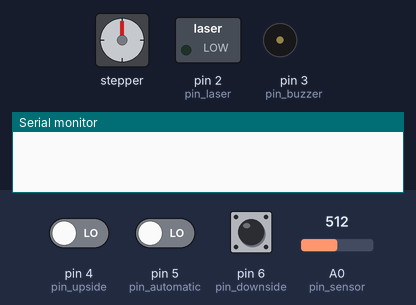
Simulated run of this sketch. Board: Arduino Uno, built with avr-gcc and run on an emulated ATmega328P. Shown: stepper motor, switched loads named in the sketch (green lamp = pin HIGH), buzzer (waves = sounding, pin HIGH), the last lines printed to the serial monitor. The inputs (shaded band) are chosen by the test bench; at power-on: pin 5 (pin_automatic) LOW, A0 (pin_sensor) = 512, pin 4 (pin_upside) LOW, pin 6 (pin_downside) LOW. Stepper angles assume 200 steps per turn.

Above: at 1.2 s.
1.3 s: pin 5 (pin_automatic) driven HIGH
At 1.46 s:
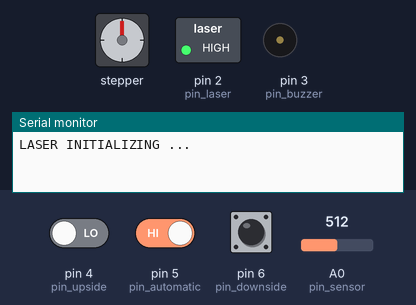
4.3 s: A0 (pin_sensor) set to 634
7.3 s: A0 (pin_sensor) set to 659
At 8.5 s:
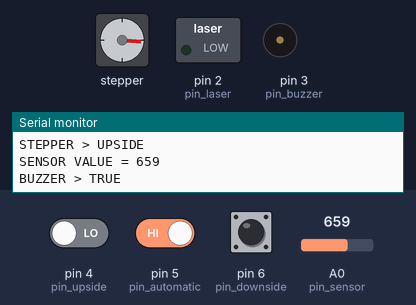
8.9 s: pin 4 (pin_upside) driven HIGH and pin 5 (pin_automatic) driven LOW
At 9.66 s:
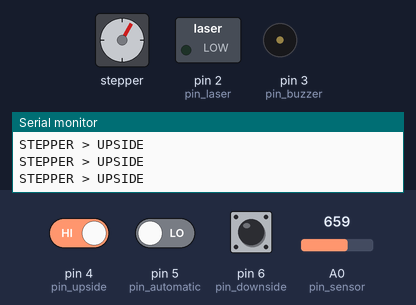
11.9 s: pin 4 (pin_upside) driven LOW
At 12.6 s:
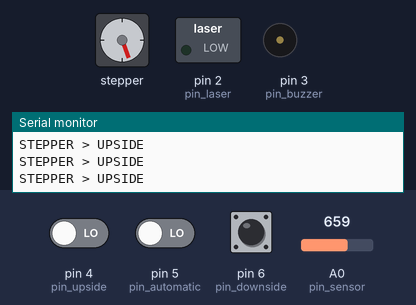
13.4 s: pin 6 (pin_downside) pulled HIGH for 3.2 s
At 17.2 s:
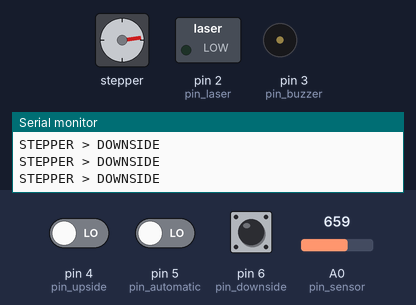
Timing chart, 0 to 18.7 s (numbered marks = the images above; inputs shaded):
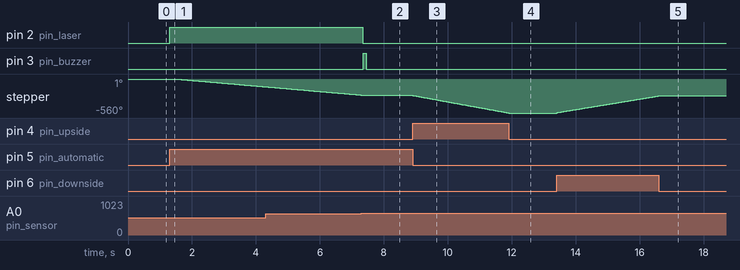

The sketch:

Tripwire.ino
```cpp
// (licence header left out)
#include <Stepper.h>

// Constant values of tripwire IO
#define pin_sensor A0
#define pin_laser 2
#define pin_buzzer 3

// Constant values of button IO
#define pin_upside 4
#define pin_automatic 5
#define pin_downside 6

// Cut off value of LDR sensor module, related with your ambient light
#define cut_off 650

// Running duration of buzzer and sensor
#define delay_buzzer 100
#define delay_sensor 250

// Constant values of stepper IO
#define steppper_pin_AA 8
#define steppper_pin_AB 9
#define steppper_pin_BA 10
#define steppper_pin_BB 11

// How many steps per revolution and speed the motor has
#define steppper_step 200
#define steppper_degree 1.8
#define steppper_speed 120

// Declaring of stepper object
Stepper stepper(steppper_step, steppper_pin_AA, steppper_pin_AB, steppper_pin_BA, steppper_pin_BB);

// Flag of manuel or automatic inputs
bool stepper_flag = false;

void setup() {

  // Begin serial communcation
  Serial.begin(9600);

  // Initialize digital pin as an output
  pinMode(pin_laser, OUTPUT);
  pinMode(pin_buzzer, OUTPUT);

  // Initialize digital pin as an input
  pinMode(pin_upside, INPUT);
  pinMode(pin_automatic, INPUT);
  pinMode(pin_downside, INPUT);

  // Initialize stepper speed
  stepper.setSpeed(steppper_speed);
}

void loop() {

  // Read digital input and choose related process
  if (digitalRead(pin_automatic) == HIGH) {

    // Move stepper motor as automatic if it is not activated before
    if (stepper_flag == false) stepper_automatic();

    // Store this process into flag (TRUE)
    stepper_flag = true;
  }
  else if (digitalRead(pin_upside) == HIGH) {

    // Move stepper motor to upside
    stepper_upside();

    // Store this process into flag (FALSE)
    stepper_flag = false;
  }
  else if  (digitalRead(pin_downside) == HIGH) {

    // Move stepper motor to downside
    stepper_downside();

    // Store this process into flag (FALSE)
    stepper_flag = false;
  }
}

bool initialize_laser() {

  // Detect manuel inputs. if pressed, store it as true
  bool initialize_value = (digitalRead(pin_upside) == HIGH || digitalRead(pin_downside) == HIGH) ? false : true;

  // Detect automatic inputs. If pressed, override it to manuel inputs
  return digitalRead(pin_automatic) == HIGH ? true : initialize_value;
}

bool initialize_sensor() {

  // Store received value in variable
  int sensor_value = analogRead(pin_sensor);

  // Read the input pin and - or debug value
  Serial.println("SENSOR VALUE = " + String(sensor_value));

  // If laser tripwire interrupted by an object, break tripwire process
  return (sensor_value <= cut_off ? false : true);
}

void initialize_buzzer() {

  // Read the input pin and - or debug value
  Serial.println("BUZZER > TRUE");

  // Turn the pin on (HIGH is the voltage level)
  digitalWrite(pin_buzzer, HIGH);

  // Wait for specified time
  delay(delay_buzzer);

  // Turn the pin off (LOW is the voltage level)
  digitalWrite(pin_buzzer, LOW);
}

void stepper_upside() {

  // Read the input pin and - or debug value
  Serial.println("STEPPER > UPSIDE");

  // Move a step further
  stepper.step(- steppper_degree);
}

void stepper_downside() {

  // Read the input pin and - or debug value
  Serial.println("STEPPER > DOWNSIDE");

  // Move a step further
  stepper.step(+ steppper_degree);
}

void stepper_automatic() {

  // Read the input pin and - or debug value
  Serial.println("LASER INITIALIZING ...");

  // Turn the pin on (HIGH is the voltage level)
  digitalWrite(pin_laser, HIGH);

  // -----

  // Wait for specified time
  delay(delay_sensor);

  // Depending on the value that returned from the sensor, run recursively. Otherwise, break process tree
  if (initialize_sensor() == true) {

    // Depending on the value that returned from the sensor, run recursively. Otherwise, break process tree
    while (initialize_laser() == true && initialize_sensor() == true) stepper_downside();
  }
  else {

    // Depending on the value that returned from the sensor, run recursively. Otherwise, break process tree
    while (initialize_laser() == true && initialize_sensor() == false) stepper_upside();
  }

  // -----

  // Turn the pin off (LOW is the voltage level)
  digitalWrite(pin_laser, LOW);

  // Initialize buzzer module
  if (initialize_laser() == true) initialize_buzzer();
}
```

Measured:
- the behaviour switches between 650 and 651 on A0 (pin_sensor) (found by bisection; images 1 and 2)
- after the input at 1.3 s, pin 2 (pin_laser): LOW → HIGH at once; stepper: keeps turning counter-clockwise at about 46°/s, starting after 0.25 s
- after the input at 7.3 s, pin 2 (pin_laser): HIGH → LOW at once; pin 3 (pin_buzzer): LOW → HIGH after 0.05 s, → LOW 0.10 s later; stepper: goes on until 7.3 s, then stays -265°
- after the input at 8.9 s, stepper: keeps turning counter-clockwise at about 98°/s, starting at once
- after the input at 11.9 s, stepper: goes on until 11.9 s, then stays -560°
- after the input at 13.4 s, stepper: turns 282° clockwise in 3.2 s, starting at once
